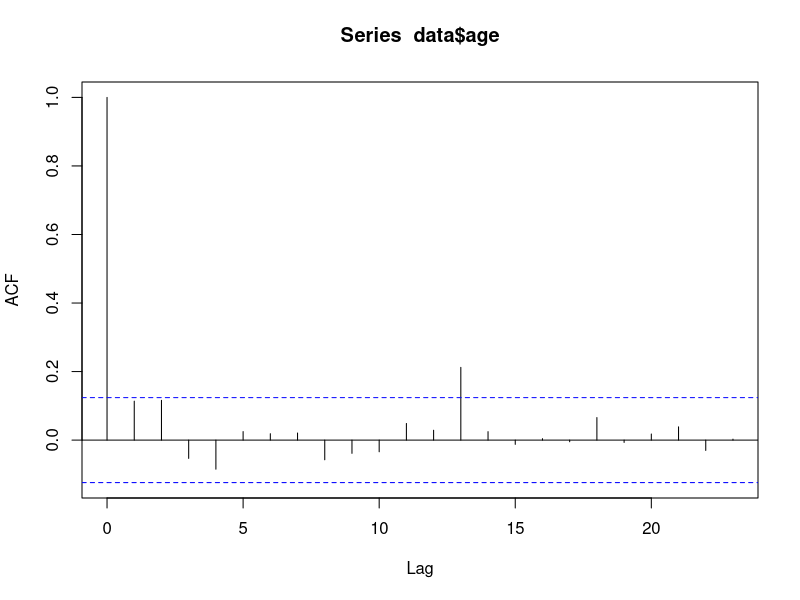
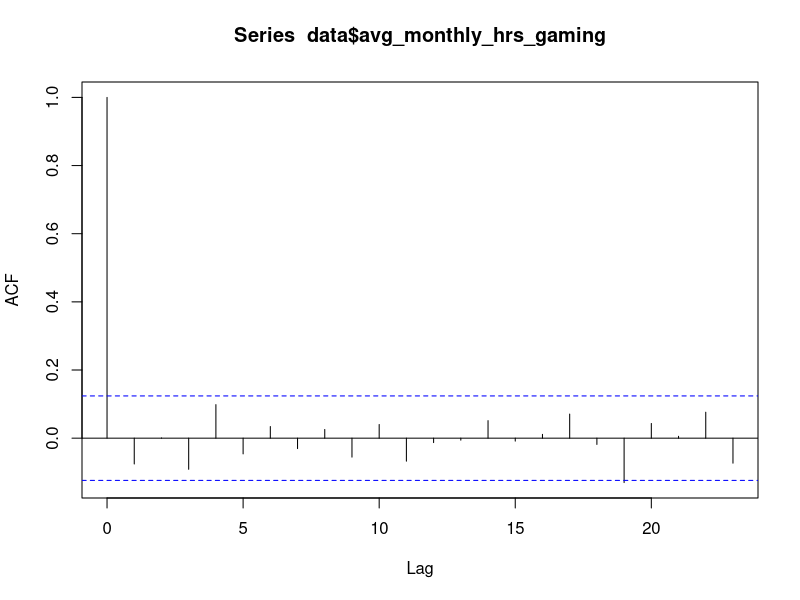
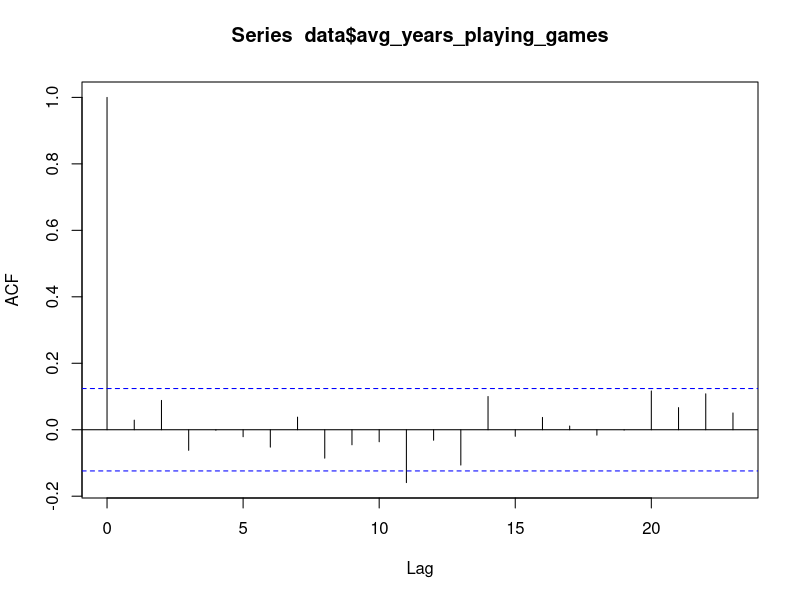
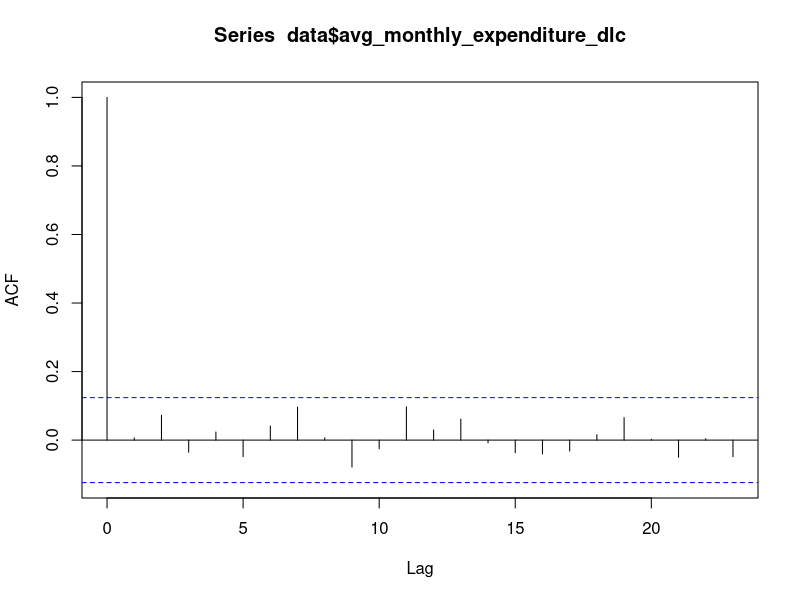
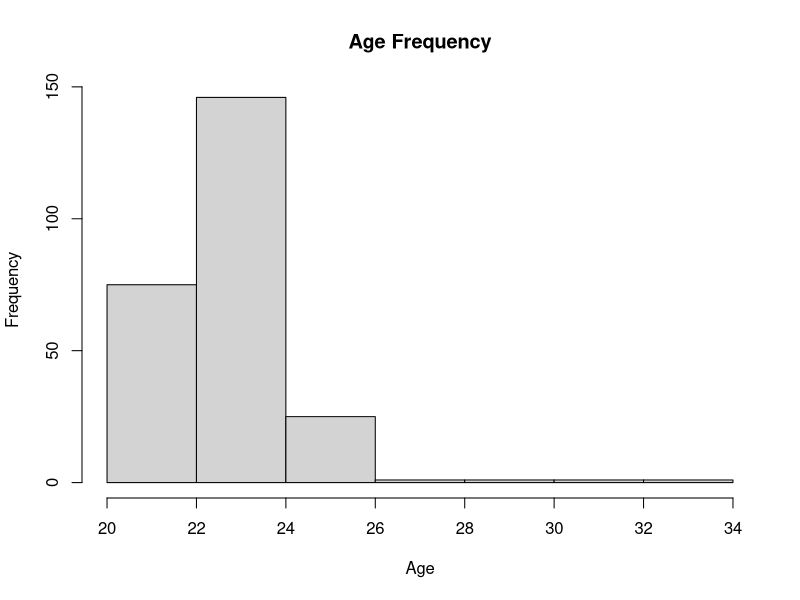
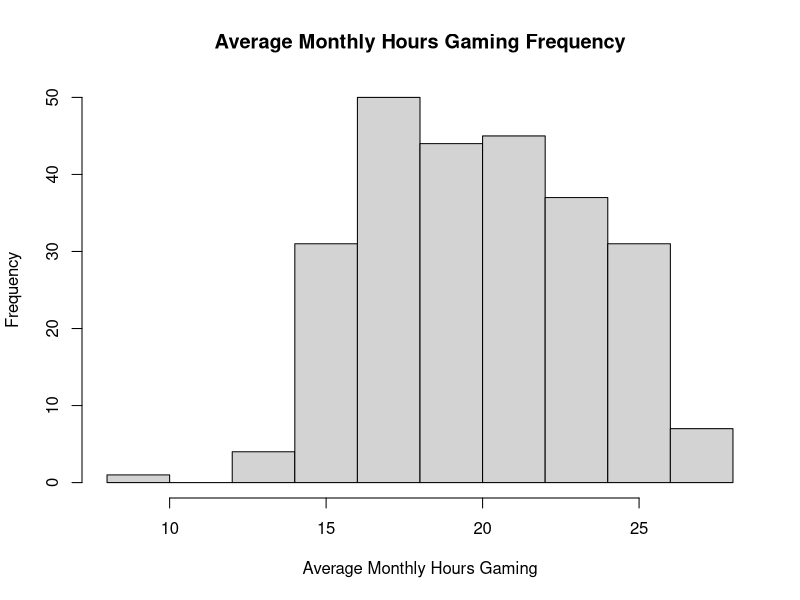
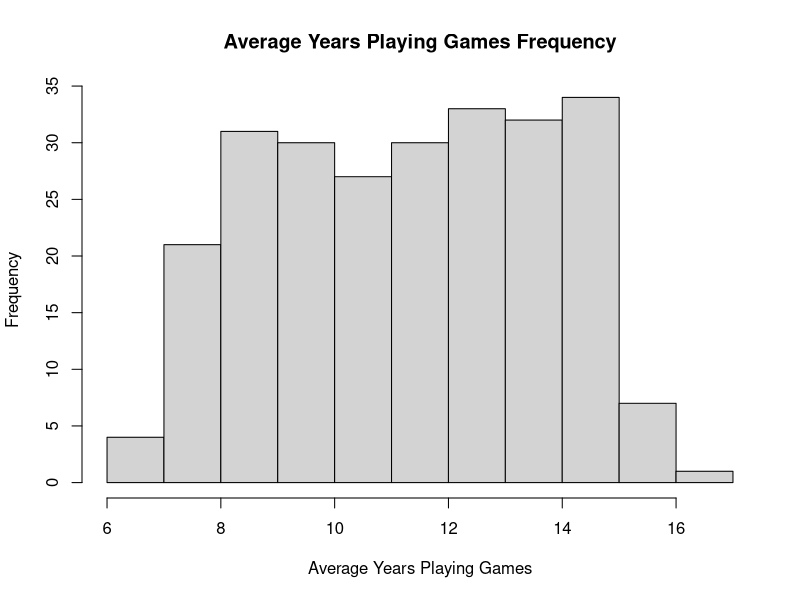
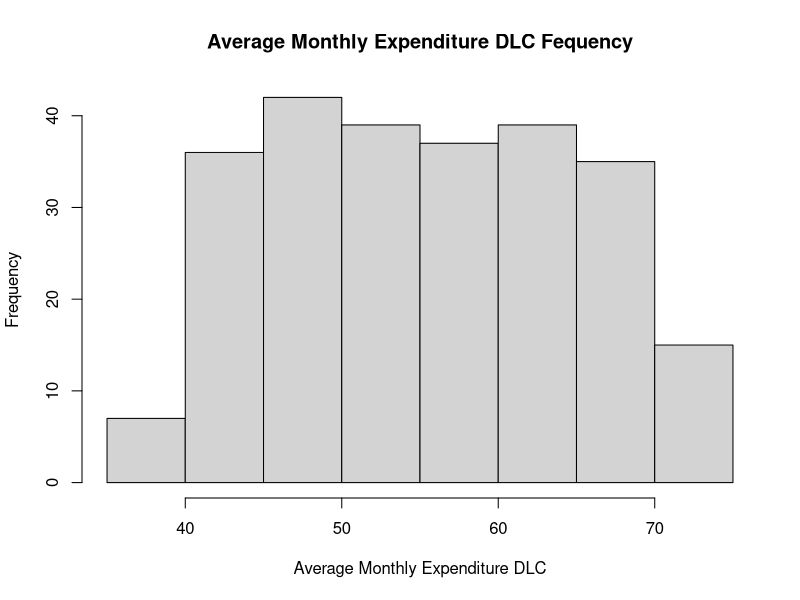

Write R code to recreate these figures, in order.
## ---- chunk 1
knitr::opts_chunk$set(echo = TRUE)
## ---- chunk 2
# Libraries used
if(!require("readr"))
  install.packages("readr")
if(!require("dplyr"))
  install.packages("dplyr")
if(!require("ggplot2"))
  install.packages("ggplot2")
if(!require("knitr"))
  install.packages("knitr")
if(!require("kableExtra"))
  install.packages("kableExtra")

library(readr) # read_csv()
library(dplyr) # sample_n()
library(ggplot2) # data viszualizatoin, plot linear regression
library(knitr) # Display data in tables
library(kableExtra) # Format tables
## ---- chunk 3
# Load and Randomly Sample Data
data <- read_csv("amalgamated_game_survey_250_2022.csv") # read data from csv
summary(data) # Check data has been read in correctly
## ---- chunk 4
# assumption here is it would be hard to plot a graph on non-numeric data
# colnames(data) # list of column names
# sapply(data, class)
# str(data) # show column properties, find numeric columns
numeric_cols <- unlist(lapply(data, is.numeric))
numeric_data <- data[ , numeric_cols]
colnames(numeric_data)
## ---- chunk 5
acf(data$age) # Significance
acf(data$avg_monthly_hrs_gaming)
acf(data$avg_years_playing_games)
acf(data$avg_monthly_expenditure_dlc)
## ---- chunk 6
# cor.test(data$age, data$avg_years_playing_games)
cor(data$age, data$avg_years_playing_games) # largest
cor(data$age, data$avg_monthly_hrs_gaming)
cor(data$age, data$avg_monthly_expenditure_dlc)
cor(data$avg_monthly_hrs_gaming, data$avg_monthly_expenditure_dlc) # smallest
cor(data$avg_monthly_hrs_gaming, data$avg_years_playing_games)
cor(data$avg_years_playing_games, data$avg_monthly_expenditure_dlc)

cor.test(data$avg_monthly_hrs_gaming, data$avg_monthly_expenditure_dlc)
## ---- chunk 7
hist(data$age, 
     main="Age Frequency",
     xlab = "Age")
## ---- chunk 8
hist(data$avg_monthly_hrs_gaming, 
     main="Average Monthly Hours Gaming Frequency",
     xlab="Average Monthly Hours Gaming")
## ---- chunk 9
hist(data$avg_years_playing_games, 
     main="Average Years Playing Games Frequency",
     xlab = "Average Years Playing Games")
## ---- chunk 10
hist(data$avg_monthly_expenditure_dlc, 
     main="Average Monthly Expenditure DLC Fequency",
     xlab = "Average Monthly Expenditure DLC")
## ---- chunk 11
st_age <- shapiro.test(data$age)
if(st_age$p.value < 0.05) print("nope") else print("yep")

st_hours <- shapiro.test(data$avg_monthly_hrs_gaming)
if(st_hours$p.value < 0.05) print("nope") else print("yep")
st_years <- shapiro.test(data$avg_years_playing_games)
if(st_years$p.value < 0.05) print("nope") else print("yep")
st_bucks <- shapiro.test(data$avg_monthly_expenditure_dlc)
if(st_bucks$p.value < 0.05) print("nope") else print("yep")
## ---- chunk 12
plot(avg_monthly_expenditure_dlc ~ avg_years_playing_games, data)
## ---- chunk 13
plot(avg_monthly_expenditure_dlc ~ avg_monthly_hrs_gaming, data)
## ---- chunk 14
plot(avg_monthly_expenditure_dlc ~ age, data)
## ---- chunk 15
plot(avg_years_playing_games ~ age, data)
## ---- chunk 16
plot(avg_years_playing_games ~ avg_monthly_hrs_gaming, data)
## ---- chunk 17
plot(avg_monthly_hrs_gaming ~ age, data)
## ---- chunk 18
mod <- lm(avg_monthly_expenditure_dlc ~ avg_monthly_hrs_gaming, 
          data = data)
summary(mod)
## ---- chunk 19
par(mfrow=c(2,2))
plot(mod)
par(mfrow=c(1,1))
## ---- chunk 20
graph <- ggplot(data, aes(x=avg_monthly_hrs_gaming, 
                          y=avg_monthly_expenditure_dlc)) + 
  geom_point()
graph
## ---- chunk 21
graph <- graph + geom_smooth(method="lm", col="blue")
graph
## ---- chunk 22
graph <- graph +
  ggpubr::stat_regline_equation()
graph
## ---- chunk 23
graph <- graph + labs(title = "expenditure as a function of hours played",
                      x = "Average monthly hours gaming",
                      y = "Average monthly expenditure DLC")
graph
## ---- chunk 24
# kbl(data)
# kbl(sample_n(data, 200))

# sample_data %>%
#   lm(avg_monthly_hrs_gaming ~ avg_monthly_expenditure_dlc, data = .) %>%
#   summary() # data summary
## ---- chunk 25
set.seed(1234) # reproduce random values

sample_data <- sample_n(data, 200) # tibble 200 x 11

# lm() - 
# dependent var. ~ independent var.
mod <- lm(avg_monthly_expenditure_dlc ~ avg_monthly_hrs_gaming, 
          data = sample_data)
summary(mod)

#attributes(mod)
#mod$residuals
# hist(mod$residuals)

plot <- ggplot(data = mod, mapping = aes(x = avg_monthly_hrs_gaming, 
                                 y = avg_monthly_expenditure_dlc)) + 
  # geom_point(alpha = 0.1, color = "blue") # add colours for points
  geom_point() + # plot dataset in a scatter plot
  labs(title = "Relationship between games monthly hours played + DLC expenditure",
       x = "Average Monthly Hours Gaming",
       y = "Average Monthly Expenditure DLC")

# plot + geom_smooth(method = lm, se = FALSE, formula=y~x) # probably this one
# plot + stat_smooth(method = lm, formula = y ~ x, geom = "smooth") # ok
# plot + geom_smooth(method = "loess", se = FALSE, formula=y~x) # curved line

coeff <- coefficients(mod)
coeff
intercept <- coeff[1]
slope <- coeff[2]
slope

plot +
  geom_abline(intercept = intercept, slope = slope, color="blue") # regression line

# + geom_abline(mapping = aes(x = avg_monthly_hrs_gaming, y = avg_monthly_expenditure_dlc), data = mod)

## ---- chunk 26
cor(sample_data$avg_monthly_hrs_gaming, sample_data$avg_monthly_expenditure_dlc)
## ---- chunk 27
car::qqPlot(data$age)
car::qqPlot(data$avg_monthly_hrs_gaming)
car::qqPlot(data$avg_years_playing_games)
car::qqPlot(data$avg_monthly_expenditure_dlc)

qqnorm(data$age)
qqline(data$age)
qqnorm(data$avg_monthly_hrs_gaming)
qqline(data$avg_monthly_hrs_gaming)
qqnorm(data$avg_years_playing_games)
qqline(data$avg_years_playing_games)
qqnorm(data$avg_monthly_expenditure_dlc)
qqline(data$avg_monthly_expenditure_dlc)
## ---- chunk 28
significance <- 0.05

par(mfrow=c(1,2)) # define plotting region
shapiro.test(data$age)

# log transformation
log_age <- log10(data$age)
# histogram original distribution
hist(data$age, col='steelblue', main='Original')
# histogram log-transformed distribution
hist(log_age, col='coral2', main='Log Transformed')
shapiro.test(log_age)

# square root transformation
sqrt_age <- sqrt(data$age)
# histogram original distribution
hist(data$age, col='steelblue', main='Original')
# histogram square root-transformed distribution
hist(sqrt_age, col='coral2', main='Square Root Transformed')
shapiro.test(sqrt_age)

# cube root transformation
cube_age <- data$age^(1/3)
# histogram original distribution
hist(data$age, col='steelblue', main='Original')
# histogram cube root-transformed
hist(cube_age, col='coral2', main='Cube Root Transformed')
shapiro.test(cube_age)

cube_age_p_value <- shapiro.test(cube_age)$p.value
if (cube_age_p_value < significance) {
  print(paste("Cube Root Transform of Age is less than ", significance))
} else {
  print(paste("Cube Root Transform of Age is less than ", significance))
}
## ---- chunk 29
significance <- 0.05

par(mfrow=c(1,2)) # define plotting region

log_monthly_hrs <- log10(data$avg_monthly_hrs_gaming)
hist(data$avg_monthly_hrs_gaming, col='steelblue', main='Age Original')
hist(log_monthly_hrs, col='coral2', main='Log Transformed')
shapiro.test(log_monthly_hrs)

sqrt_monthly_hrs <- sqrt(data$avg_monthly_hrs_gaming)
hist(data$avg_monthly_hrs_gaming, col='steelblue', main='Age Original')
hist(sqrt_monthly_hrs, col='coral2', main='Square Root Transformed')
shapiro.test(sqrt_monthly_hrs)

cube_monthly_hrs <- data$avg_monthly_hrs_gaming^(1/3)
hist(data$avg_monthly_hrs_gaming, col='steelblue', main='Age Original')
hist(cube_monthly_hrs, col='coral2', main='Cube Root Transformed')
shapiro.test(cube_monthly_hrs)

cube_monthly_hrs_p_value <- shapiro.test(cube_monthly_hrs)$p.value
if (cube_monthly_hrs_p_value < significance) {
  print(paste("Cube Root Transform of Avg. Monthly Hours Gaming is less than ", significance))
} else {
  print(paste("Cube Root Transform of Avg. Monthly Hours Gaming is less than ", significance))
}
